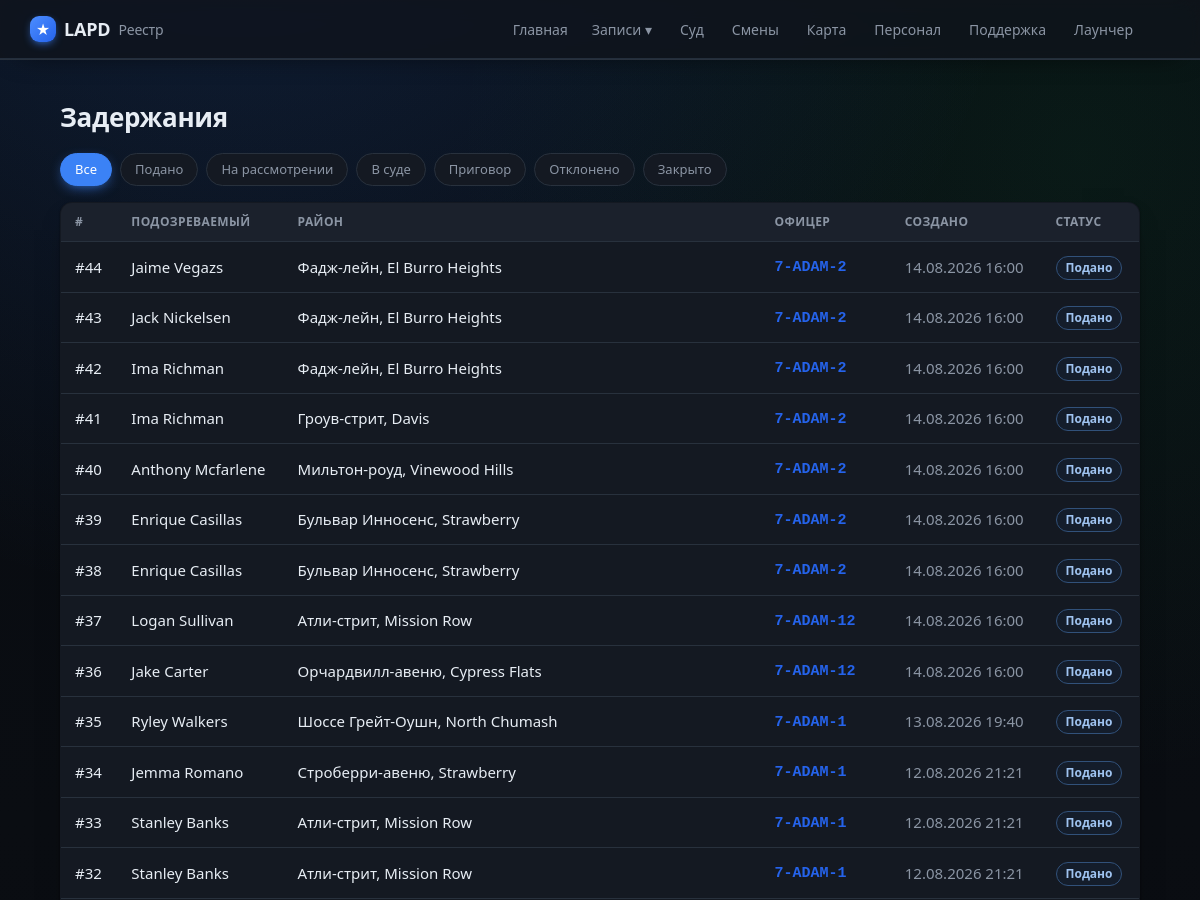
The app's page /cases (upper part), older data.
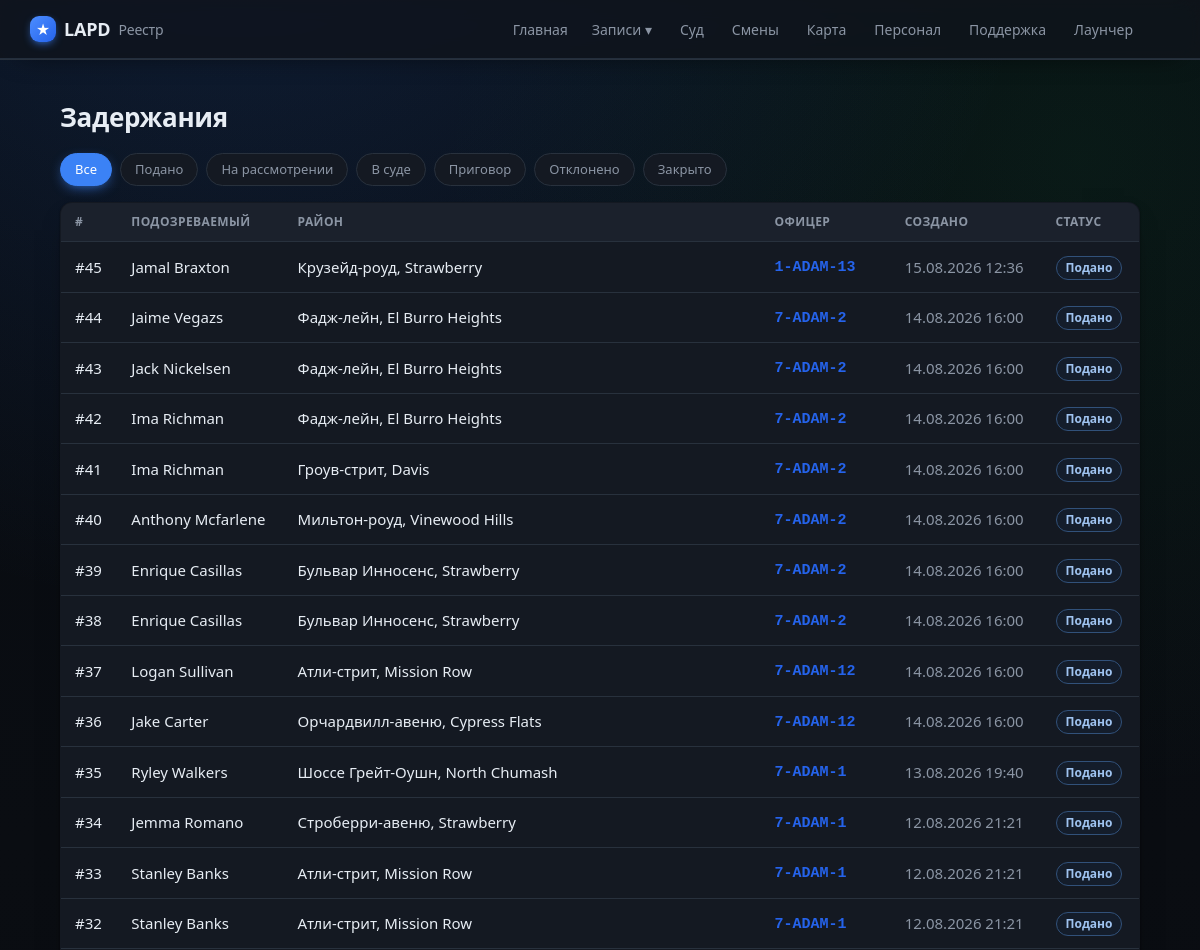
The same page, newer data.
### tables this page shows
CREATE TABLE cases (
                id INTEGER PRIMARY KEY AUTOINCREMENT,
                officer_id INTEGER NOT NULL,
                suspect_name TEXT,
                wanted INTEGER DEFAULT 0,
                license_state TEXT,
                citations INTEGER DEFAULT 0,
                zone TEXT,
                postal TEXT,
                game_time TEXT,
                created_at TEXT NOT NULL,
                screenshot TEXT,
                status TEXT NOT NULL DEFAULT 'submitted',
                discord_sent INTEGER DEFAULT 0,
                vehicle_model TEXT, vehicle_plate TEXT, vehicle_color TEXT,
                charges TEXT, found_items TEXT, reason TEXT, notes TEXT,
                mugshot TEXT, fine INTEGER, bail INTEGER, jail_time TEXT,
                is_test INTEGER DEFAULT 0, external_id TEXT, suspect_dob TEXT,
                FOREIGN KEY (officer_id) REFERENCES officers(id)
            );

CREATE TABLE officers (
                id INTEGER PRIMARY KEY AUTOINCREMENT,
                callsign TEXT UNIQUE NOT NULL,
                name TEXT
            , current_status TEXT, status_since TEXT, rank TEXT, department TEXT, discord TEXT, is_admin INTEGER);

### app/main.py (the view)
@app.route("/cases")
def cases():
    status = request.args.get("status") or None
    return render_template("cases.html", cases=db.list_cases(200, status=status),
                           statuses=db.STATUSES, active_status=status)

### app/db.py (called while the page is built)
def fmt_dt(iso):
    try:
        dt = datetime.datetime.fromisoformat(iso)
        return dt.strftime("%d.%m.%Y %H:%M")
    except Exception:
        return iso or "—"

@contextmanager
def get_conn():
    conn = sqlite3.connect(config.DB_PATH)
    conn.row_factory = sqlite3.Row
    try:
        yield conn
        conn.commit()
    finally:
        conn.close()

def _jsonlist(val):
    if not val:
        return []
    try:
        return json.loads(val)
    except Exception:
        return [x.strip() for x in str(val).split(",") if x.strip()]

def _parse_charge(s):
    import re as _re
    m = _re.match(r"^\s*(\S+)\s·\s(.+?)(?:\s\(([^)]+)\))?\s*$", s or "")
    if m:
        return {"code": m.group(1), "desc": m.group(2), "cls": m.group(3) or ""}
    return {"code": "", "desc": s or "", "cls": ""}

def _replace_mojibake_pairs(s):
    for bad, good in sorted(_MOJI_TO_CYR.items(), key=lambda x: len(x[0]), reverse=True):
        s = s.replace(bad, good)
    return s

def _fix_rooms(s):
    return re.sub(r"(\d)([А-Я])", lambda m: m.group(1) + _CYR2LAT.get(m.group(2), m.group(2)), s)

### app/templates/cases.html (shortened to what this page needs)
{% extends "base.html" %}
{% block content %}
<h1>Задержания</h1>
<div class="filters">
  <a href="{{ url_for('cases') }}" class="chip {{ 'on' if not active_status }}">Все</a>
  {% for s in statuses %}
    <a href="{{ url_for('cases', status=s) }}" class="chip {{ 'on' if active_status==s }}">{{ STATUS_RU[s] }}</a>
  {% endfor %}
</div>
{% if cases %}
<table class="tbl">
  <thead><tr><th>#</th><th>Подозреваемый</th><th>Район</th><th>Офицер</th><th>Создано</th><th>Статус</th></tr></thead>
  <tbody>
  {% for c in cases %}
    <tr onclick="location='{{ url_for('case_view', cid=c.id) }}'">
      <td><a class="row-link" href="{{ url_for('case_view', cid=c.id) }}" onclick="event.stopPropagation()">#{{ c.id }}</a></td>
      <td><a class="row-link" href="{{ url_for('file_view', name=c.suspect_name) }}" onclick="event.stopPropagation()">{{ c.suspect_name }}</a>
        {% if c.wanted %}<span class="tag wanted">розыск</span>{% endif %}</td>
      <td>{% if c.zone %}<a href="{{ url_for('game_map', zone=c.zone) }}" onclick="event.stopPropagation()">{{ c.zone }}</a>{% else %}—{% endif %}</td>
      <td>{% if c.callsign %}<a class="cs" href="{{ url_for('officer_view', callsign=c.callsign) }}" onclick="event.stopPropagation()">{{ c.callsign }}</a>{% else %}—{% endif %}</td>
      <td class="muted">{{ c.created_fmt }}</td>
      <td><span class="tag st-{{ c.status }}">{{ c.status_ru }}</span></td>
    </tr>
  {% endfor %}
  </tbody>
</table>
{% else %}
  <p class="empty">Дел не найдено<span class="empty-sub">Нет записей по выбранному фильтру.</span></p>
{% endif %}
{% endblock %}

Row changes from the older to the newer data that the page shows:
added cases: id "45", suspect_name "Jamal Braxton", zone "Крузейд-роуд, Strawberry", callsign "1-ADAM-13", created_fmt "15.08.2026 12:36", status_ru "Подано"
